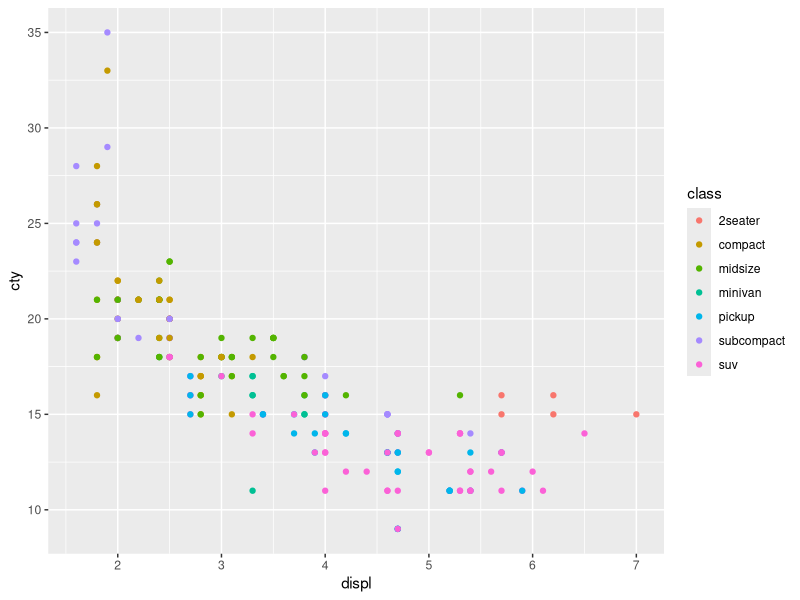
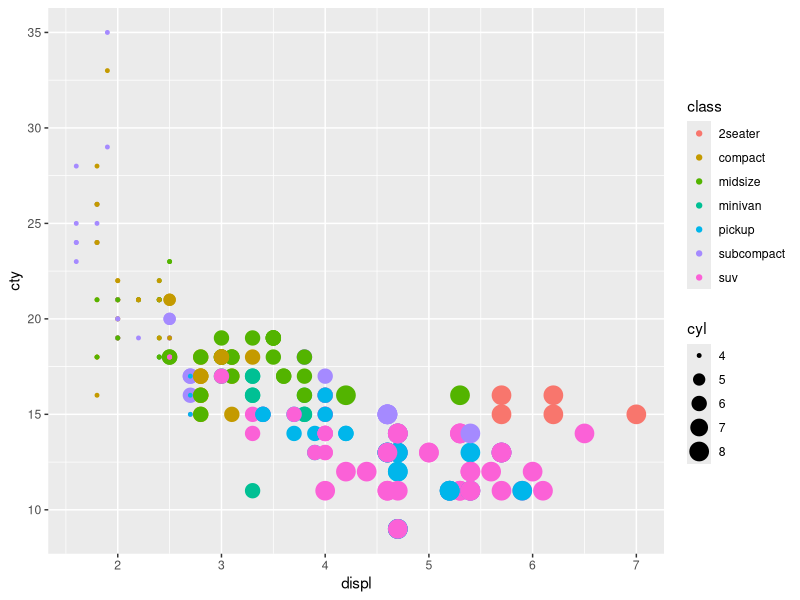
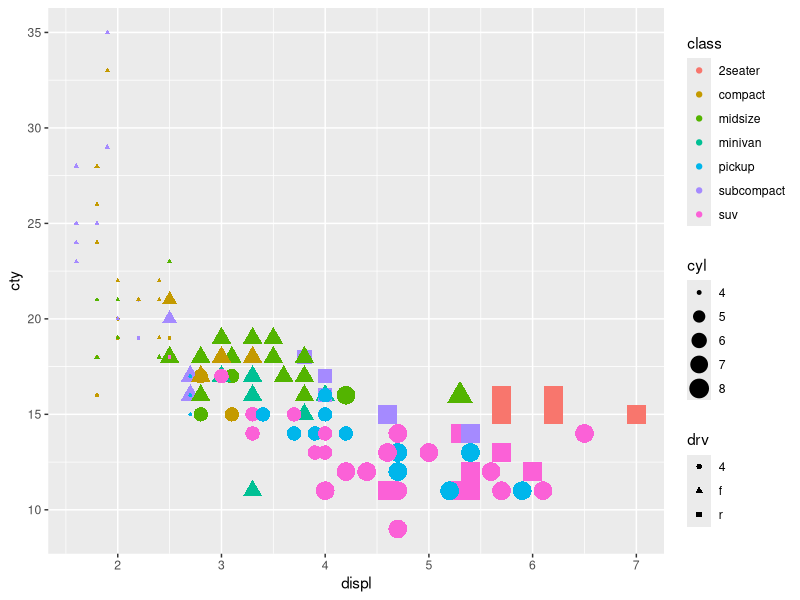
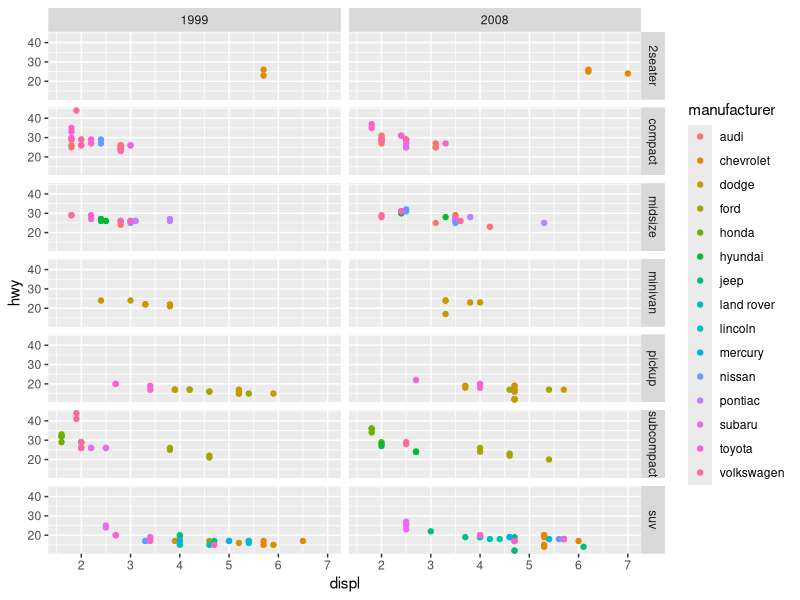

Recreate these plots in R, in order.
library(ggplot2)

ggplot(data=mpg, aes(x=displ,y=cty,colour=class))+
  geom_point()

ggplot(data=mpg, aes(x=displ,y=cty,colour=class,size=cyl))+
  geom_point()

ggplot(data=mpg, aes(x=displ,y=cty,colour=class,size=cyl,shape=drv))+
  geom_point()

ggplot(data=mpg, aes(x=displ,y=hwy,colour=manufacturer))+
  geom_point()+facet_grid(class~year)



